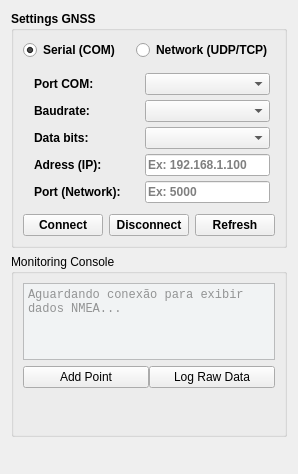
          <widget class="QWidget" name="page_gnss">
           <layout class="QVBoxLayout" name="gnssLayout">
            <item>
             <widget class="QGroupBox" name="groupGnssConfig">
              <property name="sizePolicy">
               <sizepolicy hsizetype="Preferred" vsizetype="Preferred">
                <horstretch>0</horstretch>
                <verstretch>0</verstretch>
               </sizepolicy>
              </property>
              <property name="font">
               <font>
                <weight>75</weight>
                <bold>true</bold>
               </font>
              </property>
              <property name="styleSheet">
               <string notr="true"/>
              </property>
              <property name="title">
               <string>Settings GNSS</string>
              </property>
              <layout class="QFormLayout" name="formLayoutGnss">
               <item row="3" column="0" colspan="2">
                <layout class="QHBoxLayout" name="layout_protocol">
                 <property name="spacing">
                  <number>2</number>
                 </property>
                 <property name="rightMargin">
                  <number>2</number>
                 </property>
                 <property name="bottomMargin">
                  <number>2</number>
                 </property>
                 <item>
                  <widget class="QRadioButton" name="radioSerial">
                   <property name="sizePolicy">
                    <sizepolicy hsizetype="Preferred" vsizetype="Preferred">
                     <horstretch>0</horstretch>
                     <verstretch>0</verstretch>
                    </sizepolicy>
                   </property>
                   <property name="text">
                    <string>Serial (COM)</string>
                   </property>
                   <property name="checked">
                    <bool>true</bool>
                   </property>
                  </widget>
                 </item>
                 <item>
                  <widget class="QRadioButton" name="radioNetwork">
                   <property name="sizePolicy">
                    <sizepolicy hsizetype="Preferred" vsizetype="Preferred">
                     <horstretch>0</horstretch>
                     <verstretch>0</verstretch>
                    </sizepolicy>
                   </property>
                   <property name="text">
                    <string>Network (UDP/TCP)</string>
                   </property>
                  </widget>
                 </item>
                </layout>
               </item>
               <item row="10" column="0" colspan="2">
                <layout class="QHBoxLayout" name="horizontalLayout_4">
                 <item>
                  <widget class="QPushButton" name="btn_connectgnss">
                   <property name="text">
                    <string>Connect</string>
                   </property>
                   <property name="checkable">
                    <bool>false</bool>
                   </property>
                  </widget>
                 </item>
                 <item>
                  <widget class="QPushButton" name="btn_discongnss">
                   <property name="text">
                    <string>Disconnect</string>
                   </property>
                  </widget>
                 </item>
                 <item>
                  <widget class="QPushButton" name="btnRefreshPorts">
                   <property name="sizePolicy">
                    <sizepolicy hsizetype="Preferred" vsizetype="Preferred">
                     <horstretch>0</horstretch>
                     <verstretch>0</verstretch>
                    </sizepolicy>
                   </property>
                   <property name="text">
                    <string>Refresh</string>
                   </property>
                  </widget>
                 </item>
                </layout>
               </item>
               <item row="6" column="1">
                <layout class="QGridLayout" name="gridLayout_gnss_params">
                 <property name="leftMargin">
                  <number>5</number>
                 </property>
                 <property name="topMargin">
                  <number>5</number>
                 </property>
                 <property name="rightMargin">
                  <number>5</number>
                 </property>
                 <property name="bottomMargin">
                  <number>5</number>
                 </property>
                 <property name="spacing">
                  <number>5</number>
                 </property>
                 <item row="0" column="0">
                  <widget class="QLabel" name="labelPort">
                   <property name="sizePolicy">
                    <sizepolicy hsizetype="Preferred" vsizetype="Preferred">
                     <horstretch>0</horstretch>
                     <verstretch>0</verstretch>
                    </sizepolicy>
                   </property>
                   <property name="minimumSize">
                    <size>
                     <width>0</width>
                     <height>0</height>
                    </size>
                   </property>
                   <property name="text">
                    <string>Port COM:</string>
                   </property>
                  </widget>
                 </item>
                 <item row="0" column="1">
                  <widget class="QComboBox" name="comboBox_port">
                   <property name="sizePolicy">
                    <sizepolicy hsizetype="Preferred" vsizetype="Preferred">
                     <horstretch>0</horstretch>
                     <verstretch>0</verstretch>
                    </sizepolicy>
                   </property>
                  </widget>
                 </item>
                 <item row="1" column="0">
                  <widget class="QLabel" name="label_5">
                   <property name="sizePolicy">
                    <sizepolicy hsizetype="Preferred" vsizetype="Preferred">
                     <horstretch>0</horstretch>
                     <verstretch>0</verstretch>
                    </sizepolicy>
                   </property>
                   <property name="minimumSize">
                    <size>
                     <width>0</width>
                     <height>0</height>
                    </size>
                   </property>
                   <property name="text">
                    <string>Baudrate:</string>
                   </property>
                  </widget>
                 </item>
                 <item row="1" column="1">
                  <widget class="QComboBox" name="comboBox_baundrate">
                   <property name="sizePolicy">
                    <sizepolicy hsizetype="Preferred" vsizetype="Preferred">
                     <horstretch>0</horstretch>
                     <verstretch>0</verstretch>
                    </sizepolicy>
                   </property>
                  </widget>
                 </item>
                 <item row="2" column="0">
                  <widget class="QLabel" name="label_6">
                   <property name="sizePolicy">
                    <sizepolicy hsizetype="Preferred" vsizetype="Preferred">
                     <horstretch>0</horstretch>
                     <verstretch>0</verstretch>
                    </sizepolicy>
                   </property>
                   <property name="minimumSize">
                    <size>
                     <width>0</width>
                     <height>0</height>
                    </size>
                   </property>
                   <property name="text">
                    <string>Data bits:</string>
                   </property>
                  </widget>
                 </item>
                 <item row="2" column="1">
                  <widget class="QComboBox" name="comboBox_bits">
                   <property name="sizePolicy">
                    <sizepolicy hsizetype="Preferred" vsizetype="Preferred">
                     <horstretch>0</horstretch>
                     <verstretch>0</verstretch>
                    </sizepolicy>
                   </property>
                  </widget>
                 </item>
                 <item row="3" column="0">
                  <widget class="QLabel" name="label">
                   <property name="sizePolicy">
                    <sizepolicy hsizetype="Preferred" vsizetype="Preferred">
                     <horstretch>0</horstretch>
                     <verstretch>0</verstretch>
                    </sizepolicy>
                   </property>
                   <property name="minimumSize">
                    <size>
                     <width>0</width>
                     <height>0</height>
                    </size>
                   </property>
                   <property name="text">
                    <string>Adress (IP):</string>
                   </property>
                  </widget>
                 </item>
                 <item row="3" column="1">
                  <widget class="QLineEdit" name="lineEdit_ip">
                   <property name="sizePolicy">
                    <sizepolicy hsizetype="Preferred" vsizetype="Preferred">
                     <horstretch>0</horstretch>
                     <verstretch>0</verstretch>
                    </sizepolicy>
                   </property>
                   <property name="placeholderText">
                    <string>Ex: 192.168.1.100</string>
                   </property>
                  </widget>
                 </item>
                 <item row="4" column="0">
                  <widget class="QLabel" name="label_7">
                   <property name="sizePolicy">
                    <sizepolicy hsizetype="Preferred" vsizetype="Preferred">
                     <horstretch>0</horstretch>
                     <verstretch>20</verstretch>
                    </sizepolicy>
                   </property>
                   <property name="minimumSize">
                    <size>
                     <width>0</width>
                     <height>0</height>
                    </size>
                   </property>
                   <property name="text">
                    <string>Port (Network):</string>
                   </property>
                  </widget>
                 </item>
                 <item row="4" column="1">
                  <widget class="QLineEdit" name="lineEdit_port">
                   <property name="sizePolicy">
                    <sizepolicy hsizetype="Preferred" vsizetype="Preferred">
                     <horstretch>0</horstretch>
                     <verstretch>0</verstretch>
                    </sizepolicy>
                   </property>
                   <property name="placeholderText">
                    <string>Ex: 5000</string>
                   </property>
                  </widget>
                 </item>
                </layout>
               </item>
              </layout>
             </widget>
            </item>
            <item>
             <widget class="QGroupBox" name="groupGnssLog">
              <property name="sizePolicy">
               <sizepolicy hsizetype="Preferred" vsizetype="Preferred">
                <horstretch>0</horstretch>
                <verstretch>1</verstretch>
               </sizepolicy>
              </property>
              <property name="font">
               <font>
                <weight>50</weight>
                <italic>false</italic>
                <bold>false</bold>
               </font>
              </property>
              <property name="title">
               <string>Monitoring Console</string>
              </property>
              <layout class="QVBoxLayout" name="layout_log">
               <item>
                <widget class="QTextEdit" name="textEdit_log">
                 <property name="sizePolicy">
                  <sizepolicy hsizetype="Preferred" vsizetype="Preferred">
                   <horstretch>0</horstretch>
                   <verstretch>0</verstretch>
                  </sizepolicy>
                 </property>
                 <property name="minimumSize">
                  <size>
                   <width>0</width>
                   <height>30</height>
                  </size>
                 </property>
                 <property name="maximumSize">
                  <size>
                   <width>16777215</width>
                   <height>80</height>
                  </size>
                 </property>
                 <property name="styleSheet">
                  <string>background-color: #f1f3f4; color: #333333; font-family: monospace;</string>
                 </property>
                 <property name="readOnly">
                  <bool>true</bool>
                 </property>
                 <property name="placeholderText">
                  <string>Aguardando conexão para exibir dados NMEA...</string>
                 </property>
                </widget>
               </item>
               <item>
                <layout class="QHBoxLayout" name="gnssButtonsLayout">
                 <property name="spacing">
                  <number>0</number>
                 </property>
                 <item>
                  <widget class="QPushButton" name="pushButton_save_waypoint">
                   <property name="sizePolicy">
                    <sizepolicy hsizetype="Preferred" vsizetype="Preferred">
                     <horstretch>0</horstretch>
                     <verstretch>0</verstretch>
                    </sizepolicy>
                   </property>
                   <property name="text">
                    <string>Add Point</string>
                   </property>
                  </widget>
                 </item>
                 <item>
                  <widget class="QPushButton" name="btnStartLog">
                   <property name="sizePolicy">
                    <sizepolicy hsizetype="Preferred" vsizetype="Preferred">
                     <horstretch>0</horstretch>
                     <verstretch>0</verstretch>
                    </sizepolicy>
                   </property>
                   <property name="text">
                    <string>Log Raw Data</string>
                   </property>
                  </widget>
                 </item>
                </layout>
               </item>
               <item>
                <spacer name="verticalSpacer">
                 <property name="orientation">
                  <enum>Qt::Vertical</enum>
                 </property>
                 <property name="sizeType">
                  <enum>QSizePolicy::Expanding</enum>
                 </property>
                 <property name="sizeHint" stdset="0">
                  <size>
                   <width>20</width>
                   <height>40</height>
                  </size>
                 </property>
                </spacer>
               </item>
              </layout>
             </widget>
            </item>
            <item>
             <widget class="QLabel" name="label_9">
              <property name="sizePolicy">
               <sizepolicy hsizetype="Fixed" vsizetype="Fixed">
                <horstretch>40</horstretch>
                <verstretch>20</verstretch>
               </sizepolicy>
              </property>
              <property name="maximumSize">
               <size>
                <width>20</width>
                <height>20</height>
               </size>
              </property>
              <property name="text">
               <string/>
              </property>
             </widget>
            </item>
           </layout>
          </widget>
